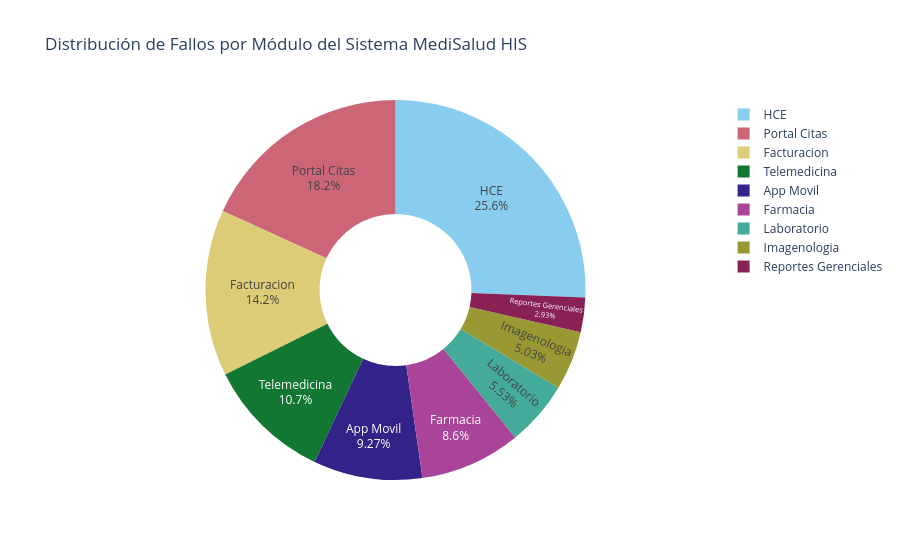

Here is the notebook cell this chart was saved with:
### Markdown cell above
## 3. Porcentaje de Incidentes por Módulo del Sistema
Visualización del impacto relativo de los fallos en cada módulo principal de MediSalud HIS.

### Code cell
df_modulo = df['modulo'].value_counts().reset_index()
df_modulo.columns = ['Módulo', 'Cantidad']

fig_pie = px.pie(
    df_modulo, 
    names='Módulo', 
    values='Cantidad',
    title='Distribución de Fallos por Módulo del Sistema MediSalud HIS',
    color_discrete_sequence=px.colors.qualitative.Safe,
    hole=0.4
)
fig_pie.update_traces(textposition='inside', textinfo='percent+label')
fig_pie.show()

### Figure 1 — Plotly figure (JSON) as saved in the notebook; plotly's stock layout.template omitted (floating-point values rounded to 4 significant figures)
{"data": [{"domain": {"x": [0.0, 1.0], "y": [0.0, 1.0]}, "hole": 0.4, "hovertemplate": "Módulo=%{label}<br>Cantidad=%{value}<extra></extra>", "labels": ["HCE", "Portal Citas", "Facturacion", "Telemedicina", "App Movil", "Farmacia", "Laboratorio", "Imagenologia", "Reportes Gerenciales"], "legendgroup": "", "name": "", "showlegend": true, "textinfo": "percent+label", "textposition": "inside", "type": "pie", "values": [769, 545, 425, 320, 278, 258, 166, 151, 88]}], "layout": {"legend": {"tracegroupgap": 0}, "piecolorway": ["rgb(136, 204, 238)", "rgb(204, 102, 119)", "rgb(221, 204, 119)", "rgb(17, 119, 51)", "rgb(51, 34, 136)", "rgb(170, 68, 153)", "rgb(68, 170, 153)", "rgb(153, 153, 51)", "rgb(136, 34, 85)", "rgb(102, 17, 0)", "rgb(136, 136, 136)"], "title": {"text": "Distribución de Fallos por Módulo del Sistema MediSalud HIS"}}}
